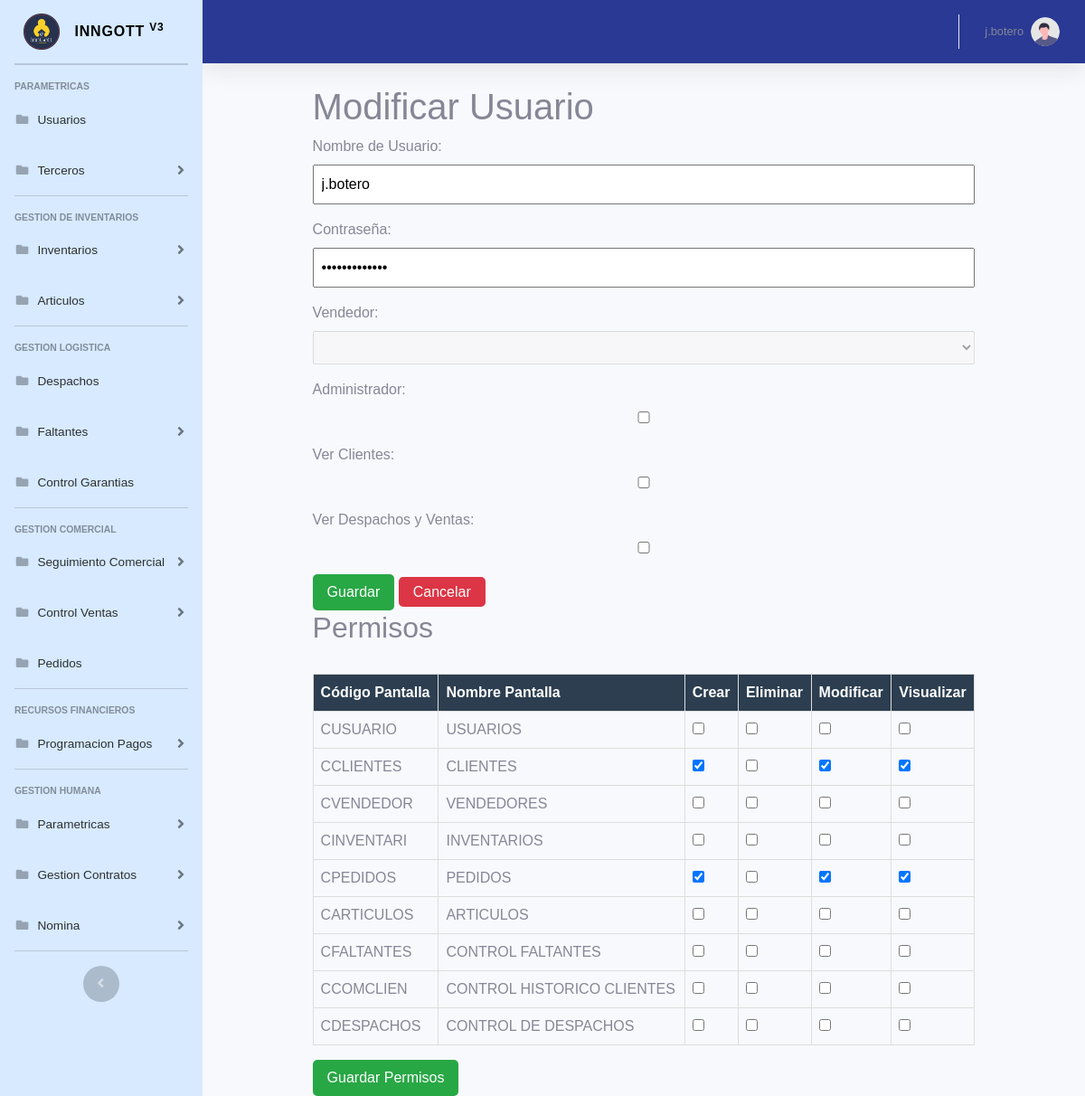
The app's page /modificar_usuario.php?id=10 (signed in) with its own data.
### tables this page shows
CREATE TABLE `usuarios` (
  `IdUsuarios` decimal(10,0) NOT NULL,
  `NomUsuario` varchar(20) DEFAULT NULL,
  `PassUsuario` varchar(20) DEFAULT NULL,
  `EstUsuario` varchar(1) DEFAULT NULL,
  `FecCreUsuario` date DEFAULT NULL,
  `UsuarioCreacion` varchar(20) DEFAULT NULL,
  `FecModUsuario` date DEFAULT NULL,
  `UsuarioModifica` varchar(20) DEFAULT NULL,
  `IdVendedor` decimal(10,0) DEFAULT NULL,
  `UsuarioAdmin` varchar(1) DEFAULT NULL,
  `UsuPerVerCli` varchar(1) DEFAULT NULL,
  `UsuPerVerDespVen` varchar(1) DEFAULT NULL
);

CREATE TABLE `usuariospermisos` (
  `IdUsuarios` int(11) NOT NULL,
  `IdPermiso` int(11) NOT NULL,
  `PanGeeDesc` varchar(10) DEFAULT NULL,
  `PanGeeNom` varchar(40) DEFAULT NULL,
  `PerCrear` char(1) DEFAULT NULL,
  `PerModificar` char(1) DEFAULT NULL,
  `PerEliminar` char(1) DEFAULT NULL,
  `PerVisualizar` char(1) DEFAULT NULL
);

### modificar_usuario.php (the view, shortened to what this page needs)
<?php
require_once "vistas/partesuperior.php"
?>
<?php
$servername = "localhost";
$username = "root";
$password = "";
$dbname = "InnGott";
$conn = new mysqli($servername, $username, $password, $dbname);
$nomusuario = '';
$passusuario = '';
$usuarioadmin = 'N';
$usupervercli = 'N';
$usuperverdespven = 'N';
$idusuario = $_GET['id'] ?? '';
$query = "SELECT * FROM usuarios WHERE idusuarios=?";
$stmt = $conn->prepare($query);
$stmt->bind_param("i", $idusuario);
$stmt->execute();
$result = $stmt->get_result();
if ($user_data = $result->fetch_assoc()) {
    $nomusuario = $user_data['NomUsuario'];
    $passusuario = $user_data['PassUsuario'];
    $usuarioadmin = $user_data['UsuarioAdmin'];
    $usupervercli = $user_data['UsuPerVerCli'];
    $usuperverdespven = $user_data['UsuPerVerDespVen'];
} else {
    echo "No se encontró el usuario con ID $idusuario.";
    exit;
}
$query_permisos = "SELECT * FROM usuariospermisos WHERE idusuarios = ?";
$stmt_permisos = $conn->prepare($query_permisos);
$stmt_permisos->bind_param("i", $idusuario);
$stmt_permisos->execute();
$result_permisos = $stmt_permisos->get_result();
?>
<!DOCTYPE html>
<html lang="es">
<head>
</head>
<body>
    <div class="container">
        <header>
            <h1>Modificar Usuario</h1>
        </header>
        <form id="guardar_usuario" method="POST" action="">
            <div class="form-group">
                <label for="nomusuario">Nombre de Usuario:</label>
                <input type="text" id="nomusuario" name="nomusuario" value="<?php echo htmlspecialchars($nomusuario); ?>" required>
            </div>
            <div class="form-group">
                <label for="passusuario">Contraseña:</label>
                <input type="password" id="passusuario" name="passusuario" value="<?php echo htmlspecialchars($passusuario); ?>" required>
            </div>
            <div class="form-group">
                <label for="idvendedor">Vendedor:</label>
                <select id="idvendedor" name="idvendedor" disabled>
                </select>
            </div>
            <div class="form-group">
                <label for="usuarioadmin">Administrador:</label>
                <input type="checkbox" id="usuarioadmin" name="usuarioadmin" <?php echo $usuarioadmin === 'S' ? 'checked' : ''; ?>>
            </div>
            <div class="form-group">
                <label for="usupervercli">Ver Clientes:</label>
                <input type="checkbox" id="usupervercli" name="usupervercli" <?php echo $usupervercli === 'S' ? 'checked' : ''; ?>>
            </div>
            <div class="form-group">
                <label for="usuperverdespven">Ver Despachos y Ventas:</label>
                <input type="checkbox" id="usuperverdespven" name="usuperverdespven" <?php echo $usuperverdespven === 'S' ? 'checked' : ''; ?>>
            </div>
            <div class="form-actions">
                <button type="submit">Guardar</button>
                <a href="usuarios.php">Cancelar</a>
            </div>
        </form>
        <h2>Permisos</h2>
        <form id="guardar_permisos" method="POST" action="">
            <table>
                <thead>
                    <tr>
                    <th style="background-color: #2c3e50; color: white; font-weight: bold;">Código Pantalla</th>
                    <th style="background-color: #2c3e50; color: white; font-weight: bold;">Nombre Pantalla</th>
                    <th style="background-color: #2c3e50; color: white; font-weight: bold;">Crear</th>
                    <th style="background-color: #2c3e50; color: white; font-weight: bold;">Eliminar</th>
                    <th style="background-color: #2c3e50; color: white; font-weight: bold;">Modificar</th>
                    <th style="background-color: #2c3e50; color: white; font-weight: bold;">Visualizar</th>
                    </tr>
                </thead>
                <tbody>
            <?php while ($permiso = $result_permisos->fetch_assoc()) : ?>
                <tr>
                    <td ><?php echo htmlspecialchars($permiso['PanGeeDesc']); ?></td>
                    <td><?php echo htmlspecialchars($permiso['PanGeeNom']); ?></td>
                    <td><input type="checkbox" name="permisos[<?php echo htmlspecialchars($permiso['PanGeeDesc']); ?>][crear]" <?php echo $permiso['PerCrear'] === 'S' ? 'checked' : ''; ?>></td>
                    <td><input type="checkbox" name="permisos[<?php echo htmlspecialchars($permiso['PanGeeDesc']); ?>][eliminar]" <?php echo $permiso['PerEliminar'] === 'S' ? 'checked' : ''; ?>></td>
                    <td><input type="checkbox" name="permisos[<?php echo htmlspecialchars($permiso['PanGeeDesc']); ?>][modificar]" <?php echo $permiso['PerModificar'] === 'S' ? 'checked' : ''; ?>></td>
                    <td><input type="checkbox" name="permisos[<?php echo htmlspecialchars($permiso['PanGeeDesc']); ?>][visualizar]" <?php echo $permiso['PerVisualizar'] === 'S' ? 'checked' : ''; ?>></td>
                </tr>
            <?php endwhile; ?>
        </tbody>
    </table>
    <div class="form-actions">
        <button type="submit" name="guardar_permisos">Guardar Permisos</button>
    </div>
</form>
    </div>
</body>
</html>
<?php
require_once "vistas/parteinferior.php"
?>

### modificar_usuario.php (style rules this page uses)
body { font-family: Arial, sans-serif; }
.container { width: 80%; margin: 0 auto; }
.form-group { margin-bottom: 1em; }
.form-group label { display: block; margin-bottom: 0.5em; }
.form-group input, .form-group select { width: 100%; padding: 0.5em; box-sizing: border-box; }
.form-actions { margin-top: 1em; }
.form-actions button, .form-actions a { padding: 0.5em 1em; text-decoration: none; color: #fff; border: none; border-radius: 5px; cursor: pointer; }
.form-actions button { background-color: #28a745; }
.form-actions a { background-color: #dc3545; }
table { width: 100%; border-collapse: collapse; margin-top: 2em; }
table, th, td { border: 1px solid #ddd; }
th, td { padding: 0.5em; text-align: left; }
th { background-color: #f2f2f2; }

### records on screen
usuarios: nomusuario "j.botero"
usuariospermisos: PanGeeDesc "CUSUARIO", PanGeeNom "USUARIOS"
usuariospermisos: PanGeeDesc "CCLIENTES", PanGeeNom "CLIENTES", PerCrear "☑", PerModificar "☑", PerVisualizar "☑"
usuariospermisos: PanGeeDesc "CVENDEDOR", PanGeeNom "VENDEDORES"
usuariospermisos: PanGeeDesc "CINVENTARI", PanGeeNom "INVENTARIOS"
usuariospermisos: PanGeeDesc "CPEDIDOS", PanGeeNom "PEDIDOS", PerCrear "☑", PerModificar "☑", PerVisualizar "☑"
usuariospermisos: PanGeeDesc "CARTICULOS", PanGeeNom "ARTICULOS"
usuariospermisos: PanGeeDesc "CFALTANTES", PanGeeNom "CONTROL FALTANTES"
usuariospermisos: PanGeeDesc "CCOMCLIEN", PanGeeNom "CONTROL HISTORICO CLIENTES"
usuariospermisos: PanGeeDesc "CDESPACHOS", PanGeeNom "CONTROL DE DESPACHOS"

### other values on screen
$_SESSION['username'] "j.botero"
